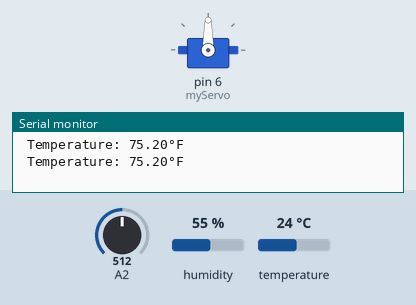
The sketch below on a simulated Arduino Uno, built with avr-gcc and run on an emulated ATmega328P. On the bench: servo, the last lines printed to the serial monitor. The test bench sets the inputs (shaded band); at power-on: temperature 24 °C, A2 = 512, humidity 55 %.

Above: at 4.8 s.
4.9 s: temperature set to 12 °C
At 7.0 s:
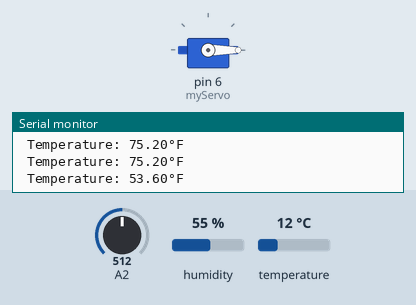
7.9 s: temperature set to 28 °C
At 9.5 s:
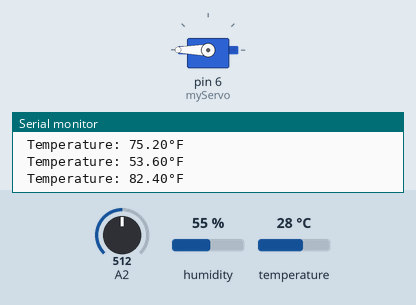
10.9 s: temperature set to 30 °C
13.9 s: temperature set to 33 °C
At 15.5 s:
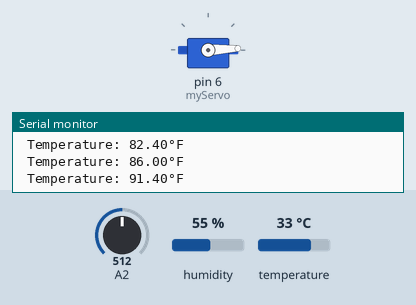
16.9 s: temperature set to 41 °C
At 19.1 s:
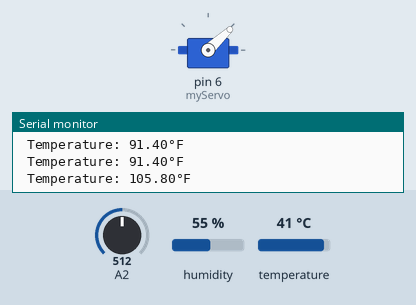
19.9 s: temperature set to 19 °C
At 21.5 s:
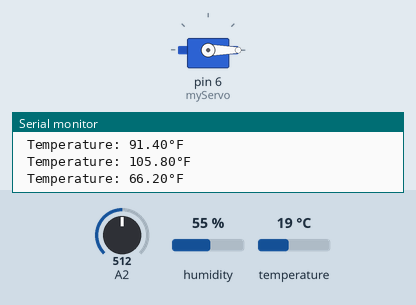
Timing chart, 0 to 23.0 s (numbered marks = the images above; inputs shaded):
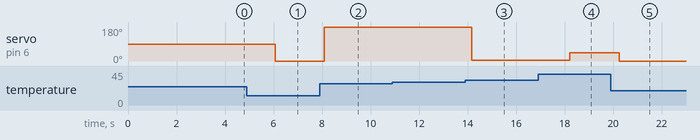

The sketch:

servo_dht.ino
```cpp
#include "DHT.h"
#include <Servo.h>
#define DHTPIN 2
#define DHTTYPE DHT11
DHT dht(DHTPIN, DHTTYPE);
Servo myServo;

void setup() {
  myServo.attach(6);
  Serial.begin(9600);

  dht.begin();
}

void loop() {
  delay(2000);
  int potValue = analogRead(2);
  float f = dht.readTemperature(true);
  int servoPos = map(f, 72, 78, 0, 180);
  myServo.write(servoPos);

  Serial.print(" Temperature: ");
  Serial.print(f);
  Serial.println("°F");
}
```

Measured:
- the behaviour switches between 31 and 32 °C on temperature (found by bisection; images 2 and 3)
- after the input at 4.9 s, servo on pin 6 (myServo): 90° → 0° after 1.2 s
- after the input at 7.9 s, servo on pin 6 (myServo): 0° → 180° after 0.20 s
- after the input at 13.9 s, servo on pin 6 (myServo): 180° → 3° after 0.27 s
- after the input at 16.9 s, servo on pin 6 (myServo): 3° → 43° after 1.3 s
- after the input at 19.9 s, servo on pin 6 (myServo): 43° → 0° after 0.34 s
